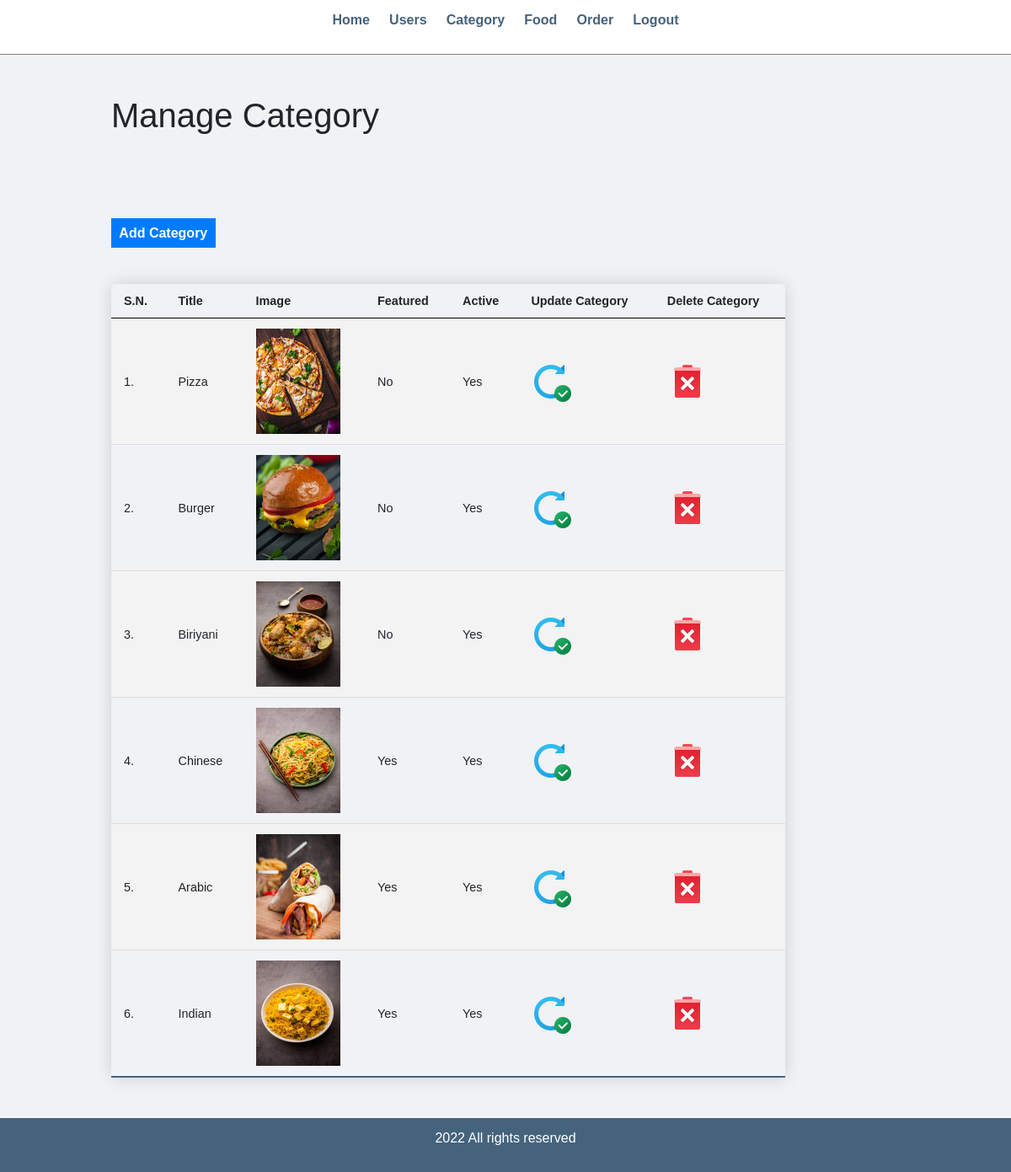
The page /admin/manage-category.php (signed in) on the database its author committed.
### tables this page shows
CREATE TABLE `tbl_category` (
  `id` int(10) UNSIGNED NOT NULL,
  `title` varchar(100) NOT NULL,
  `image_name` varchar(255) NOT NULL,
  `featured` varchar(10) NOT NULL,
  `active` varchar(10) NOT NULL
);

### admin/manage-category.php (the view, shortened to what this page needs)
<?php include('partials/menu.php'); ?>
<div class="main-content">
    <div class="wrapper">
        <h1>Manage Category</h1>
        <br /><br />
        <br><br>
                <a href="<?php echo SITEURL; ?>admin/add-category.php" class="btn-primary">Add Category</a>
                <br /><br /><br />
                <table class="content-table">
                    <tr>
                        <th>S.N.</th>
                        <th>Title</th>
                        <th>Image</th>
                        <th>Featured</th>
                        <th>Active</th>
                        <th>Update Category</th>
                        <th>Delete Category</th>
                    </tr>
                    <?php
                        $sql = "SELECT * FROM tbl_category";
                        $res = mysqli_query($conn, $sql);
                        $count = mysqli_num_rows($res);
                        $sn=1;
                        if($count>0)
                        {
                            while($row=mysqli_fetch_assoc($res))
                            {
                                $id = $row['id'];
                                $title = $row['title'];
                                $image_name = $row['image_name'];
                                $featured = $row['featured'];
                                $active = $row['active'];
                                ?>
                                    <tr>
                                        <td><?php echo $sn++; ?>. </td>
                                        <td><?php echo $title; ?></td>
                                        <td>
                                            <?php
                                                if($image_name!="")
                                                {
                                                    ?>
                                                    <img src="<?php echo SITEURL; ?>images/category/<?php echo $image_name; ?>" width="100px" >
                                                    <?php
                                                }
                                                else
                                                {
                                                    echo "<div class='error'>Image not Added.</div>";
                                                }
                                            ?>
                                        </td>
                                        <td><?php echo $featured; ?></td>
                                        <td><?php echo $active; ?></td>
                                        <td>
                                            <a href="<?php echo SITEURL; ?>admin/update-category.php?id=<?php echo $id; ?>"><img src="../images/icons/update.png"/></a>
                                            </td>
                                            <td>
                                            <a href="<?php echo SITEURL; ?>admin/delete-category.php?id=<?php echo $id; ?>&image_name=<?php echo $image_name; ?>"><img src="../images/icons/delete.png"/></a>
                                        </td>
                                    </tr>
                                <?php
                            }
                        }
                        else
                        {
                            ?>
                            <tr>
                                <td colspan="6"><div class="error">No Category Added.</div></td>
                            </tr>
                            <?php
                        }
                    ?>
                </table>
    </div>
</div>
<?php include('partials/footer.php'); ?>

### admin/partials/menu.php (shortened to what this page needs)
<html>
    <head>
        <link rel="stylesheet" href="../css/admin.css">
        <link rel="stylesheet" href=
    "https://stackpath.bootstrapcdn.com/bootstrap/4.5.0/css/bootstrap.min.css"
            integrity=
    "sha384-9aIt2nRpC12Uk9gS9baDl411NQApFmC26EwAOH8WgZl5MYYxFfc+NcPb1dKGj7Sk"
>
    </head>
    <body>
        <div class="menu text-center">
            <div class="wrapper">
                <ul>
                    <li><a href="index.php">Home</a></li>
                    <li><a href="manage-users.php">Users</a></li>
                    <li><a href="manage-category.php">Category</a></li>
                    <li><a href="manage-food.php">Food</a></li>
                    <li><a href="manage-order.php">Order</a></li>
                    <li><a href="logout.php">Logout</a></li>
                </ul>
            </div>
        </div>

### admin/partials/footer.php
<div class="footer">
            <div class="wrapper">
                <p class="text-center">2022 All rights reserved</p>
            </div>
        </div>
    </body>
</html>

### css/admin.css (style rules this page uses)
* { margin: 0; padding: 0; font-family: Arial, Helvetica, sans-serif; }
.wrapper { padding: 1%; width: 80%; margin: 0 auto; }
.text-center { text-align: center; }
table tr th { border-bottom: 1px solid black; padding: 1%; text-align: left; }
table tr td { padding: 1%; }
.btn-primary { background-color: #1e90ff; padding: 1%; color: white; text-decoration: none; font-weight: bold; }
.menu { border-bottom: 1px solid grey; }
.menu ul { list-style-type: none; }
.menu ul li { display: inline; padding: 1%; }
.menu ul li a { text-decoration: none; font-weight: bold; color: #45637d; }
.main-content { background-color: #f1f2f6; padding: 3% 0; }
.footer { background-color: #45637d; color: white; }
.content-table { border-collapse: collapse; font-size: 0.9em; min-width: 800px; border-radius: 5px 5px 0 0; overflow: hidden; box-shadow: 0 0 20px rgba(0, 0, 0, 0.15); }
.content-table th, .content-table td { padding: 12px 15px; }
.content-table tbody tr { border-bottom: 1px solid #dddddd; }
.content-table tbody tr:nth-of-type(even) { background-color: #f3f3f3; }
.content-table tbody tr:last-of-type { border-bottom: 2px solid #45637d; }

### rows shown on the page
tbl_category: title "Pizza", image_name (picture), featured "No", active "Yes"
tbl_category: title "Burger", image_name (picture), featured "No", active "Yes"
tbl_category: title "Biriyani", image_name (picture), featured "No", active "Yes"
tbl_category: title "Chinese", image_name (picture), featured "Yes", active "Yes"
tbl_category: title "Arabic", image_name (picture), featured "Yes", active "Yes"
tbl_category: title "Indian", image_name (picture), featured "Yes", active "Yes"
